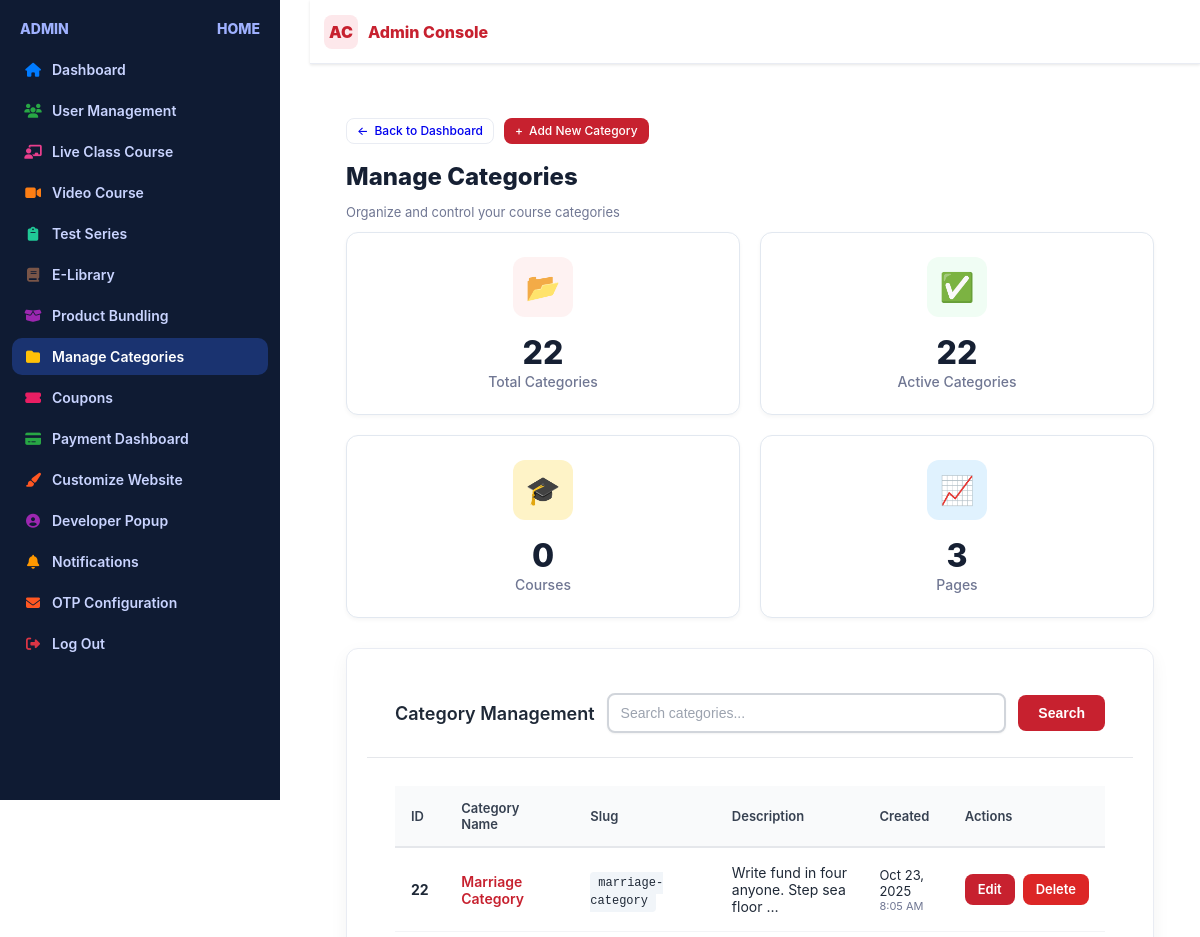
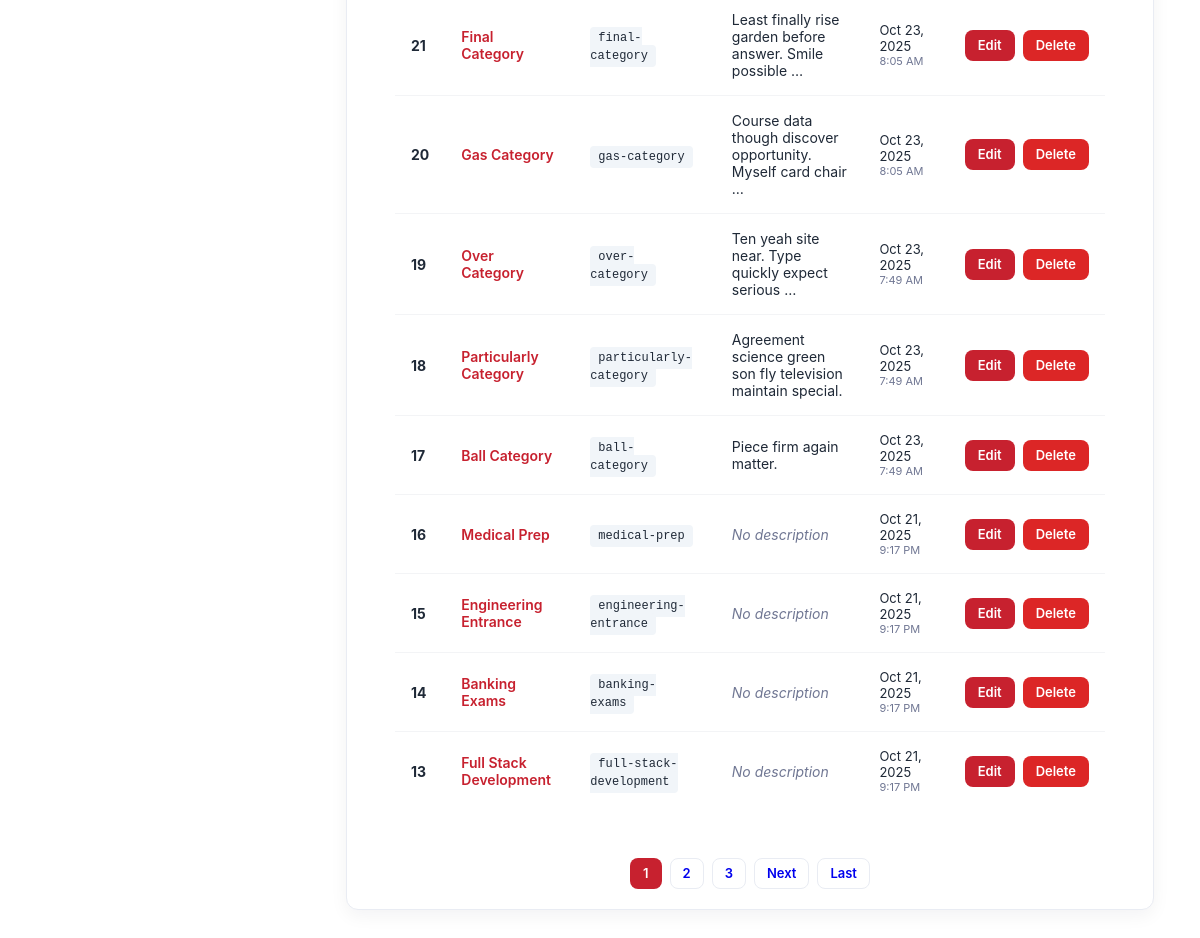
The app's page /categories/ (signed in) with its own data (2 pictures, top to bottom).
### video_courses/models.py (models this page shows, shortened)
class TimestampedModel(models.Model):
    created_at = models.DateTimeField(auto_now_add=True)
    updated_at = models.DateTimeField(auto_now=True)
    class Meta:
        abstract = True

class Category(TimestampedModel):
    name = models.CharField(max_length=120, unique=True)
    slug = models.SlugField(max_length=140, unique=True, blank=True)
    description = models.TextField(blank=True)
    class Meta:
        ordering = ["name"]

### adminpanel/views.py (the view)
# urls.py: path('categories/', views.manage_categories, name='manage_categories'),
@login_required
def manage_categories(request):
    categories = Category.objects.all().order_by('-created_at')
    paginator = Paginator(categories, 10)
    page_number = request.GET.get('page')
    page_obj = paginator.get_page(page_number)
    context = {'categories': page_obj, 'total_categories': categories.count()}
    return render(request, 'adminpanel/manage_categories.html', context)

### adminpanel/context_processors.py (called while the page is built)
def navbar_settings(request):
    try:
        settings = NavbarSettings.objects.filter(is_active=True).first()
        if not settings:
            settings = NavbarSettings.objects.create()
        return {'navbar_settings': settings}
    except Exception as e:
        print(f"Error in navbar_settings context processor: {e}")
        return {'navbar_settings': None}

def footer_settings(request):
    try:
        settings = FooterSettings.objects.filter(is_active=True).first()
        footer_links = FooterLink.objects.filter(is_active=True)
        footer_legal_links = FooterLegalLink.objects.filter(is_active=True)
        if not settings:
            settings = FooterSettings.objects.create()
        return {
            'footer_settings': settings,
            'footer_links': footer_links,
            'footer_legal_links': footer_legal_links,
        }
    except Exception as e:
        print(f"Error in footer_settings context processor: {e}")
        return {
            'footer_settings': None,
            'footer_links': [],
            'footer_legal_links': [],
        }

### base/templatetags/navbar_tags.py (called while the page is built)
@register.simple_tag
def get_favicon_url():
    try:
        settings = NavbarSettings.objects.first()
        if settings and settings.favicon:
            return settings.favicon.url
        return None
    except:
        return None

### video_courses/context_processors.py (called while the page is built)
def categories_context(request):
    categories = Category.objects.all()
    return {
        'navbar_categories': categories
    }

### adminpanel/templates/adminpanel/manage_categories.html (shortened to what this page needs)
{% extends 'admin_dashboard.html' %}
{% load static %}
{% block content %}
<div class="wrapper">
    <div class="nav-buttons">
        <a href="{% url 'admindashboard' %}" class="btn">
            <span>←</span> Back to Dashboard
        </a>
        <a href="{% url 'create_category' %}" class="btn btn-primary">
            <span>+</span> Add New Category
        </a>
    </div>
    <h1 class="h1">Manage Categories</h1>
    <p class="small">Organize and control your course categories</p>
    <div class="analytics-grid">
        <div class="analytics-card">
            <div class="analytics-icon icon-total">📂</div>
            <div class="analytics-value">{{ total_categories }}</div>
            <div class="analytics-label">Total Categories</div>
        </div>
        <div class="analytics-card">
            <div class="analytics-icon icon-active">✅</div>
            <div class="analytics-value">{{ total_categories }}</div>
            <div class="analytics-label">Active Categories</div>
        </div>
        <div class="analytics-card">
            <div class="analytics-icon icon-usage">🎓</div>
            <div class="analytics-value">0</div>
            <div class="analytics-label">Courses</div>
        </div>
        <div class="analytics-card">
            <div class="analytics-icon icon-discount">📈</div>
            <div class="analytics-value">{{ categories.paginator.num_pages|default:1 }}</div>
            <div class="analytics-label">Pages</div>
        </div>
    </div>
    <div class="panel">
        <div class="admin-card-hd">
            <h3 class="panel-title">Category Management</h3>
            <div class="admin-filters">
                <input type="text" class="admin-filter-input" placeholder="Search categories..." id="categorySearch">
                <button class="admin-filter-btn" onclick="searchCategories()">Search</button>
            </div>
        </div>
        {% if categories %}
            <div class="admin-card-bd">
                <table class="admin-table">
                    <thead>
                        <tr>
                            <th>ID</th>
                            <th>Category Name</th>
                            <th>Slug</th>
                            <th>Description</th>
                            <th>Created</th>
                            <th>Actions</th>
                        </tr>
                    </thead>
                    <tbody>
                        {% for category in categories %}
                            <tr>
                                <td><strong>{{ category.id }}</strong></td>
                                <td>
                                    <div class="coupon-code">{{ category.name }}</div>
                                </td>
                                <td>
                                    <code style="background: #f1f5f9; padding: 4px 8px; border-radius: 4px; font-size: 12px;">{{ category.slug }}</code>
                                </td>
                                <td>
                                    {% if category.description %}
                                        {{ category.description|truncatewords:8 }}
                                    {% else %}
                                        <span style="color: var(--admin-muted); font-style: italic;">No description</span>
                                    {% endif %}
                                </td>
                                <td>
                                    <div style="font-size: 13px;">{{ category.created_at|date:"M d, Y" }}</div>
                                    <div style="font-size: 11px; color: var(--admin-muted);">{{ category.created_at|date:"g:i A" }}</div>
                                </td>
                                <td>
                                    <div class="row-actions">
                                        <a href="{% url 'edit_category' category.id %}" class="btn btn-primary" title="Edit Category">Edit</a>
                                        <a href="{% url 'delete_category' category.id %}" class="btn btn-danger" title="Delete Category">Delete</a>
                                    </div>
                                </td>
                            </tr>
                        {% endfor %}
                    </tbody>
                </table>
            </div>
            {% if categories.has_other_pages %}
                <div style="display: flex; justify-content: center; margin-top: 20px; gap: 8px;">
                    {% for num in categories.paginator.page_range %}
                        {% if categories.number == num %}
                            <span class="btn btn-primary">{{ num }}</span>
                        {% elif num > categories.number|add:'-3' and num < categories.number|add:'3' %}
                            <a href="?page={{ num }}" class="btn">{{ num }}</a>
                        {% endif %}
                    {% endfor %}
                    {% if categories.has_next %}
                        <a href="?page={{ categories.next_page_number }}" class="btn">Next</a>
                        <a href="?page={{ categories.paginator.num_pages }}" class="btn">Last</a>
                    {% endif %}
                </div>
            {% endif %}
        {% endif %}
    </div>
</div>
{% endblock %}

### records on screen
Category: id "22", name "Marriage Category", slug "marriage-category", description "Write fund in four anyone. Step sea floor …", created_at "Oct 23, 2025", created_at "8:05 AM"
Category: id "21", name "Final Category", slug "final-category", description "Least finally rise garden before answer. Smile possible …", created_at "Oct 23, 2025", created_at "8:05 AM"
Category: id "20", name "Gas Category", slug "gas-category", description "Course data though discover opportunity. Myself card chair …", created_at "Oct 23, 2025", created_at "8:05 AM"
Category: id "19", name "Over Category", slug "over-category", description "Ten yeah site near. Type quickly expect serious …", created_at "Oct 23, 2025", created_at "7:49 AM"
Category: id "18", name "Particularly Category", slug "particularly-category", description "Agreement science green son fly television maintain special.", created_at "Oct 23, 2025", created_at "7:49 AM"
Category: id "17", name "Ball Category", slug "ball-category", description "Piece firm again matter.", created_at "Oct 23, 2025", created_at "7:49 AM"
Category: id "16", name "Medical Prep", slug "medical-prep", description "No description", created_at "Oct 21, 2025", created_at "9:17 PM"
Category: id "15", name "Engineering Entrance", slug "engineering-entrance", description "No description", created_at "Oct 21, 2025", created_at "9:17 PM"
Category: id "14", name "Banking Exams", slug "banking-exams", description "No description", created_at "Oct 21, 2025", created_at "9:17 PM"
Category: id "13", name "Full Stack Development", slug "full-stack-development", description "No description", created_at "Oct 21, 2025", created_at "9:17 PM"

### other values on screen
{{ total_categories }} "22"
{{ categories.paginator.num_pages|default:1 }} "3"
{{ num }} "1"
{{ num }} "2" "3"
